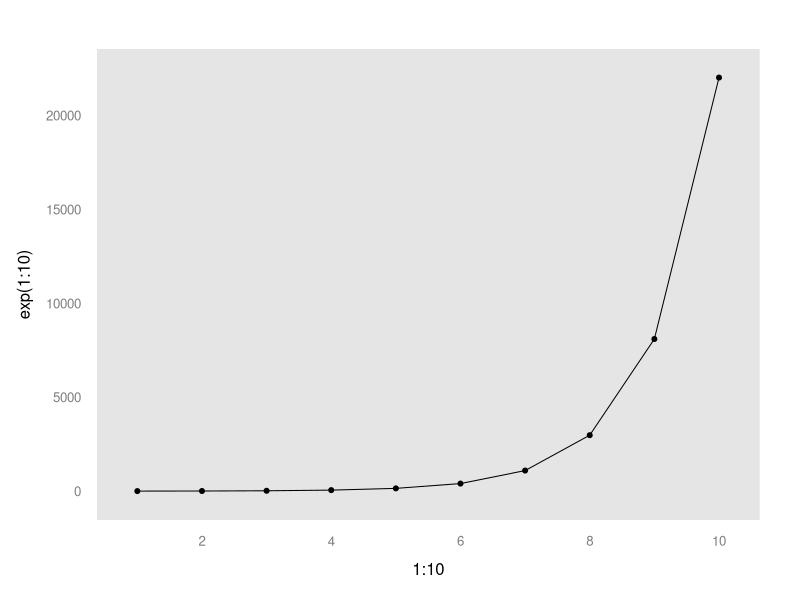
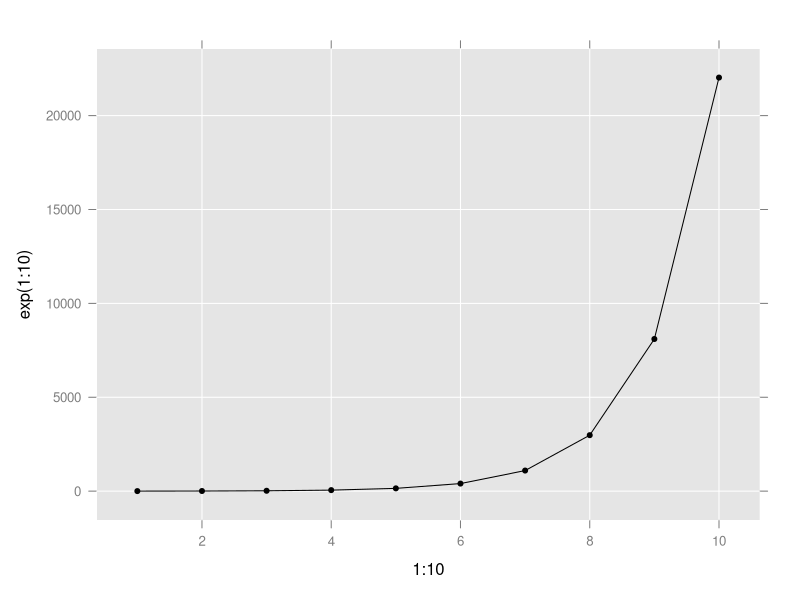
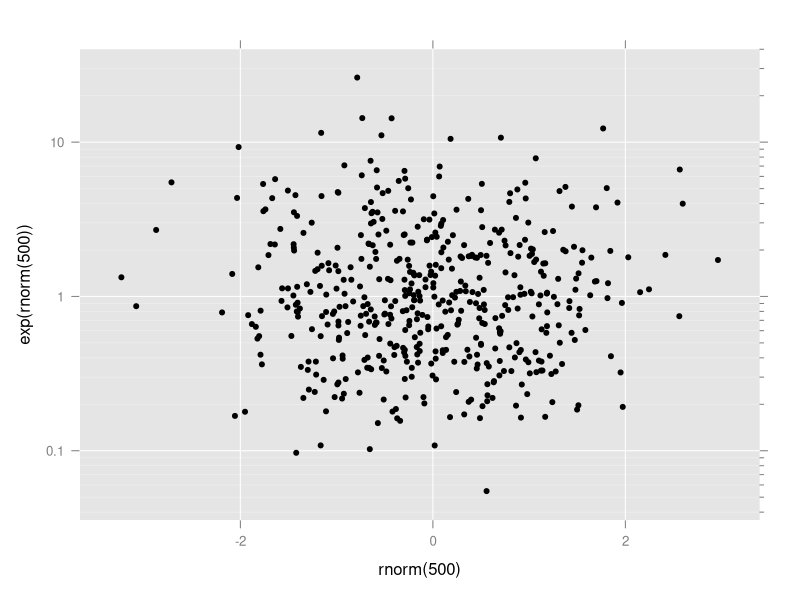
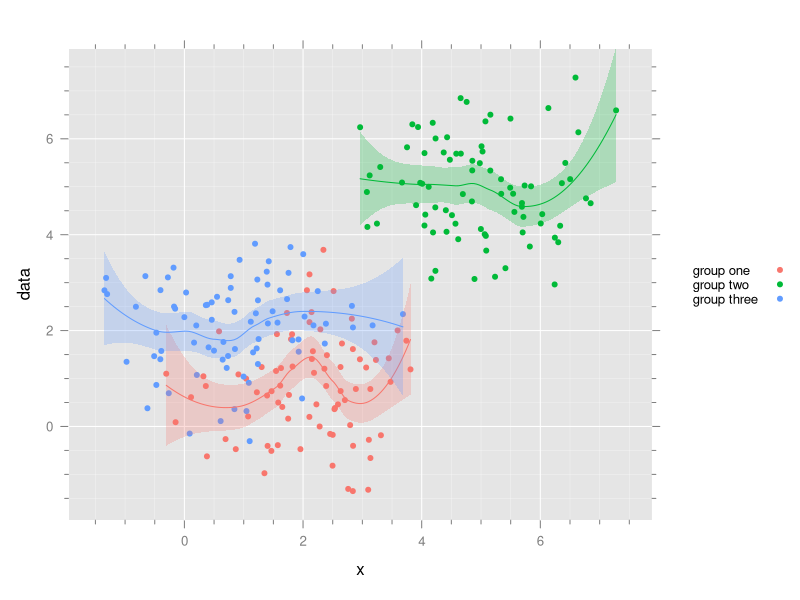
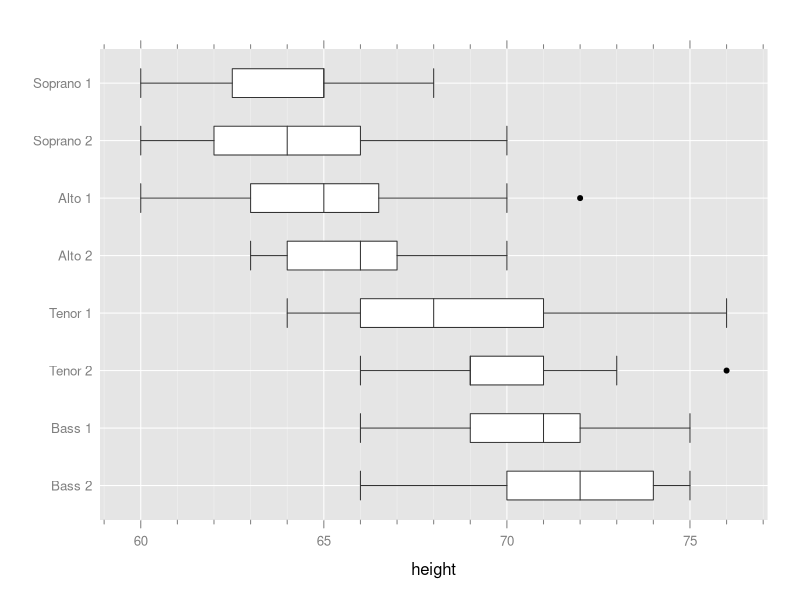
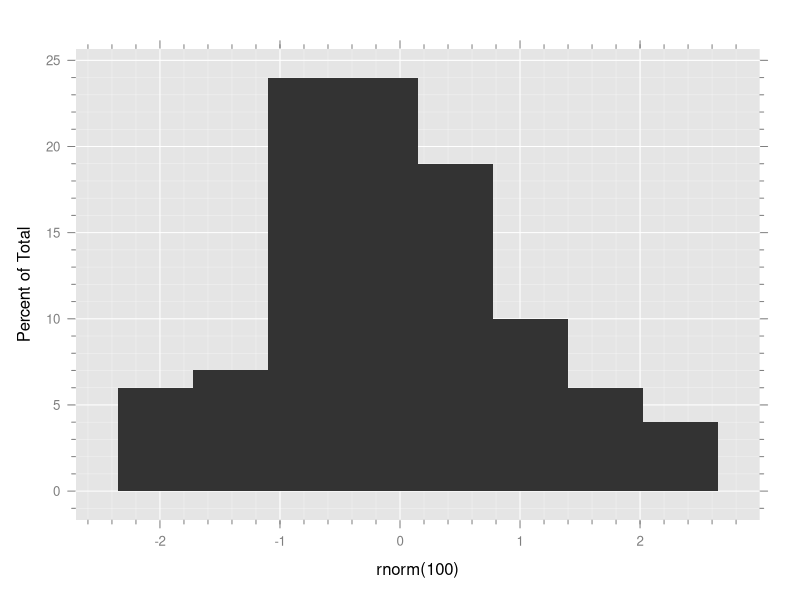
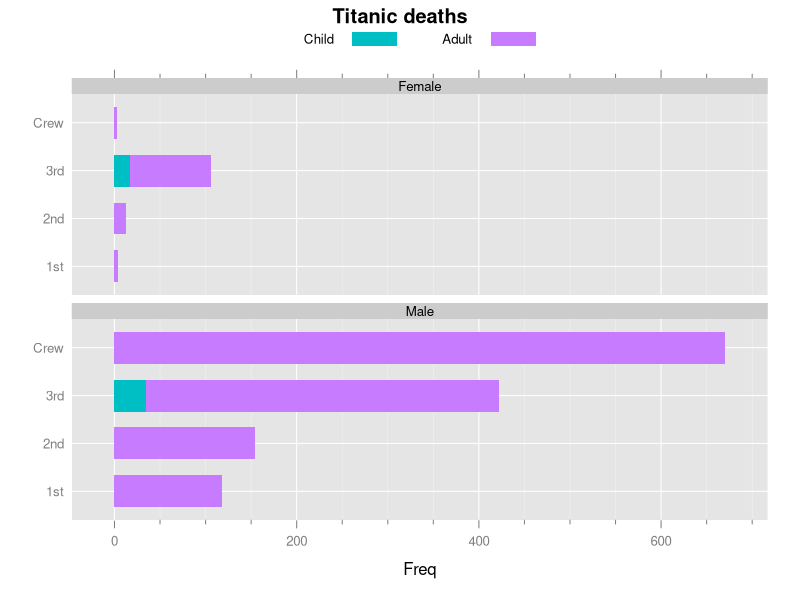
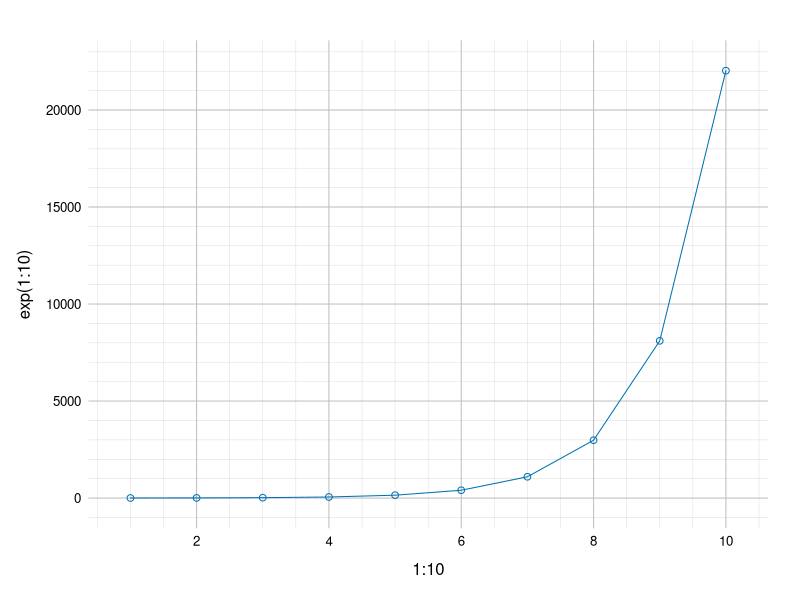

Generate these figures, in order, with R:
library(latticeExtra)


### Name: ggplot2like.theme
### Title: A ggplot2-like theme for Lattice
### Aliases: ggplot2like.theme ggplot2like.opts ggplot2like axis.grid
### Keywords: dplot

### ** Examples

set.seed(0)

## basic theme does not include white grid lines
xyplot(exp(1:10) ~ 1:10, type = "b", 
    par.settings = ggplot2like())

## add lines for axis ticks with custom axis function
xyplot(exp(1:10) ~ 1:10, type = "b", 
    par.settings = ggplot2like(), axis = axis.grid)
    
## this can be used together with scale.components
## (minor lines only visible on devices supporting translucency)
xyplot(exp(rnorm(500)) ~ rnorm(500),
    scales = list(y = list(log = TRUE)),
    yscale.components = yscale.components.log10ticks,
    par.settings = ggplot2like(), axis = axis.grid)

## ggplotlike.opts() specifies axis = axis.grid as well as
## xscale.components.subticks / yscale.components.subticks

xyg <- make.groups(
    "group one" = rnorm(80, 1),
    "group two" = rnorm(80, 5),
    "group three" = rnorm(80, 2))
xyg$x <- rev(xyg$data)

## group styles: specify number of equi-spaced hues
xyplot(data ~ x, xyg, groups = which, auto.key = TRUE, 
    par.settings = ggplot2like(n = 3),
    lattice.options = ggplot2like.opts()) +
  glayer(panel.smoother(...))

## or set it as the default:
opar <- trellis.par.get()
trellis.par.set(ggplot2like(n = 4, h.start = 180))
oopt <- lattice.options(ggplot2like.opts())

bwplot(voice.part ~ height, data = singer)

histogram(rnorm(100))

barchart(Titanic[,,,"No"], main = "Titanic deaths",
    layout = c(1, 2), auto.key = list(columns = 2))

## reset
trellis.par.set(opar)
lattice.options(oopt)

## axis.grid and scale.components.subticks can be used alone:
## (again, lines for minor ticks need transculency-support to show up)
xyplot(exp(1:10) ~ 1:10, type = "b", 
    lattice.options = ggplot2like.opts(),
    par.settings = list(axis.line = list(col = NA),
        reference.line = list(col = "grey")),
    scales = list(tck = c(0,0)))
